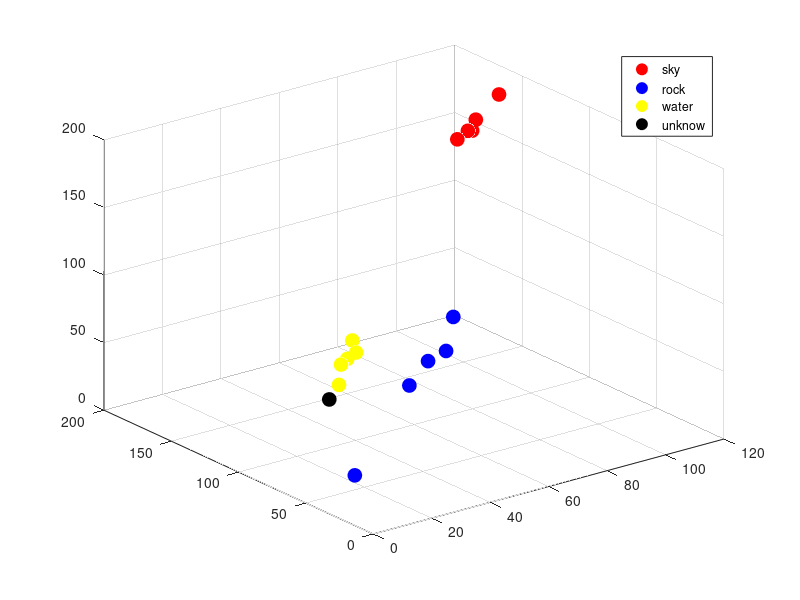

Source code (MATLAB):
clc
clear all all
close all
warning off all;


% introduciendo las clases
c1=[96 101 106 119 102;146 149 154 165 148;169 171 174 180 171]
c2=[2 51 40 67 59; 18 70 60 86 74; 34 66 59 82 67]
c3=[25 18 26 15 22; 67 63 72 58 67; 89 86 95 75 86]
desconocido=[ 8; 50; 72;] 


media_rojo=mean(c1')
media_rojo=media_rojo'

media_verde=mean(c2')
media_verde=media_verde'

media_azul=mean(c3')
media_azul=media_azul'

%

% Graficando los datos de las clases
plot3(c1(1,:),c1(2,:),c1(3,:),'ro','MarkerSize',10,'MarkerFaceColor','r')
grid on
hold on
plot3(c2(1,:),c2(2,:),c2(3,:),'bo','MarkerSize',10,'MarkerFaceColor','b')
plot3(c3(1,:),c3(2,:),c3(3,:),'yo','MarkerSize',10,'MarkerFaceColor','y')
plot3(desconocido(1,:),desconocido(2,:),desconocido(3,:),'ko','MarkerSize',10,'MarkerFaceColor','k')
legend('sky', 'rock', 'water','unknow')
disp(' proceso final....')